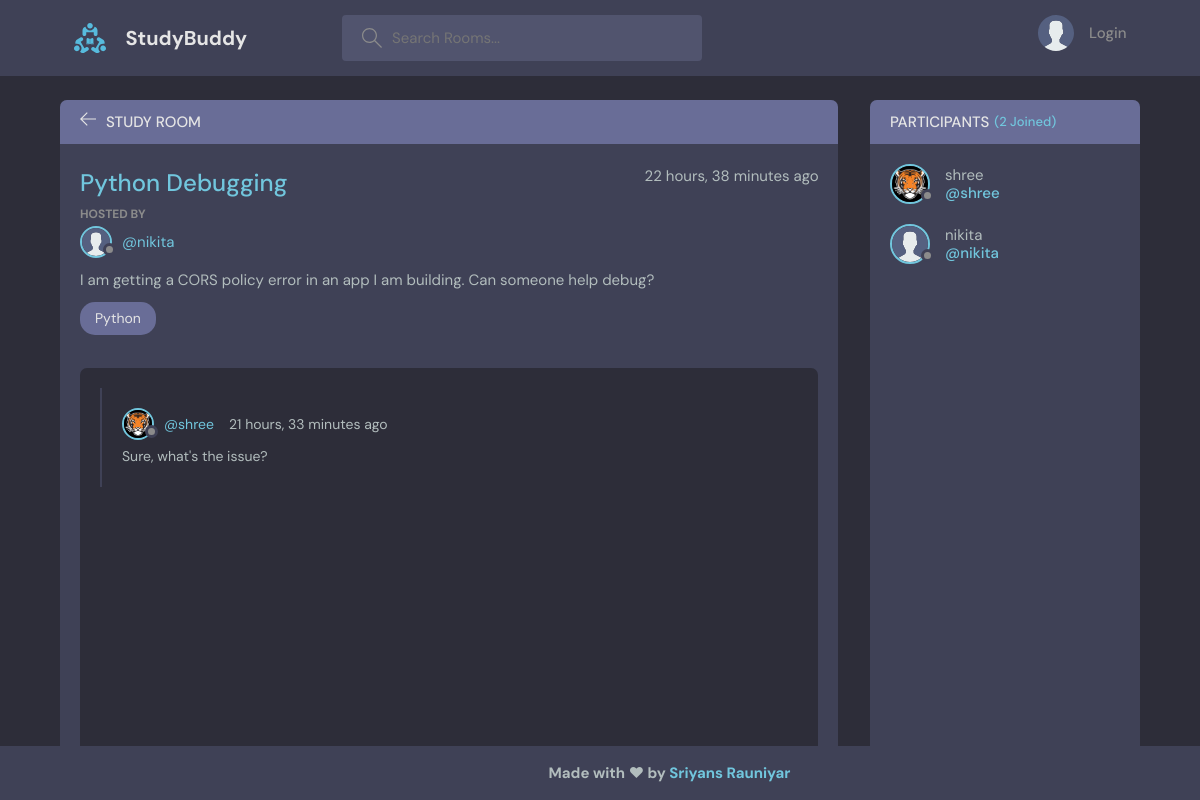
/room/5/, run on the app's committed database.
### baseapp/models.py (models this page shows, shortened)
class Room(models.Model):
    host = models.ForeignKey(User, on_delete=models.SET_NULL, null=True)
    topic = models.ForeignKey(Topic, on_delete=models.SET_NULL, null=True)
    name = models.CharField(max_length=200)
    description = models.TextField(null=True, blank=True)
    participants = models.ManyToManyField(User, related_name='participants', blank=True)
    updated = models.DateTimeField(auto_now=True)
    created = models.DateTimeField(auto_now_add=True)
    class Meta:
        ordering = ['-updated', '-created']

class User(AbstractUser):
    name = models.CharField(max_length=200, null=True)
    email = models.EmailField(null=True, unique=True)
    bio = models.TextField(null=True)
    avatar = models.ImageField(null=True, default="avatar.svg")
    USERNAME_FIELD = 'email'
    REQUIRED_FIELDS = []

class Topic(models.Model):
    name = models.CharField(max_length=200)
    def __str__(self):
        return self.name

class Message(models.Model):
    user = models.ForeignKey(User, on_delete=models.CASCADE)
    room = models.ForeignKey(Room, on_delete=models.CASCADE)
    body = models.TextField()
    updated = models.DateTimeField(auto_now=True)
    created = models.DateTimeField(auto_now_add=True)
    class Meta:
        ordering = ['-updated', '-created']

### baseapp/views.py (the view, shortened to what this page needs)
# urls.py: path('room/<str:pk>/', views.room, name="room"),
def room(request, pk):
    room = Room.objects.get(id=pk)
    room_messages = room.message_set.all().order_by('-created')
    participants = room.participants.all()
    context = {
        'room': room, 'room_messages': room_messages,  'participants': participants
    }
    return render(request, 'baseapp/room.html', context)

### baseapp/templates/baseapp/room.html (shortened to what this page needs)
{% extends 'main.html' %}
{% block content %}
    <main class="profile-page layout layout--2">
      <div class="container">
        <div class="room">
          <div class="room__top">
            <div class="room__topLeft">
              <a href="{% url 'home' %}">
                <svg version="1.1" xmlns="http://www.w3.org/2000/svg" width="32" height="32" viewBox="0 0 32 32">
                  <title>arrow-left</title>
                  <path
                    d="M13.723 2.286l-13.723 13.714 13.719 13.714 1.616-1.611-10.96-10.96h27.625v-2.286h-27.625l10.965-10.965-1.616-1.607z"
                  ></path>
                </svg>
              </a>
              <h3>Study Room</h3>
            </div>
          </div>
          <div class="room__box scroll">
            <div class="room__header scroll">
              <div class="room__info">
                <h3>{{room.name}}</h3>
                <span>{{room.created|timesince}} ago</span>
              </div>
              <div class="room__hosted">
                <p>Hosted By</p>
                <a href="{% url 'user-profile' room.host.id %}" class="room__author">
                  <div class="avatar avatar--small">
                    <img src="{{room.host.avatar.url}}" />
                  </div>
                  <span>@{{room.host.username}}</span>
                </a>
              </div>
              <div class="room__details">
                {{room.description}}
              </div>
              <span class="room__topics">{{room.topic}}</span>
            </div>
            <div class="room__conversation">
              <div class="threads scroll">
                {% for message in room_messages %}
                <div class="thread">
                  <div class="thread__top">
                    <div class="thread__author">
                      <a href="{% url 'user-profile' message.user.id %}" class="thread__authorInfo">
                        <div class="avatar avatar--small">
                          <img src="{{message.user.avatar.url}}" />
                        </div>
                        <span>@{{message.user.username}}</span>
                      </a>
                      <span class="thread__date">{{message.created|timesince}} ago</span>
                    </div>
                  </div>
                  <div class="thread__details">
                    {{message.body}}
                  </div>
                </div>
                {% endfor %}
              </div>
            </div>
          </div>
          <div class="room__message">
          </div>
        </div>
        <div class="participants">
          <h3 class="participants__top">Participants <span>({{participants.count}} Joined)</span></h3>
          <div class="participants__list scroll">
            {% for user in participants %}
            <a href="{% url 'user-profile' user.id %}" class="participant">
              <div class="avatar avatar--medium">
                <img src="{{user.avatar.url}}" />
              </div>
              <p>
                {{user.username}}
                <span>@{{user.username}}</span>
              </p>
            </a>
            {% endfor %}
          </div>
        </div>
      </div>
    </main>
{% endblock content %}

### data on the page
Room: name "Python Debugging", created "22 hours, 38 minutes", host.avatar (placeholder picture), host.username "nikita", description "I am getting a CORS policy error in an app I am building. Can someone help debug?", topic "Python"
Message: user.avatar (picture), user.username "shree", created "21 hours, 33 minutes", body "Sure, what's the issue?"
User: avatar (picture), username "shree"
User: avatar (placeholder picture), username "nikita"

### other printed values
{{ participants.count }} "2"
